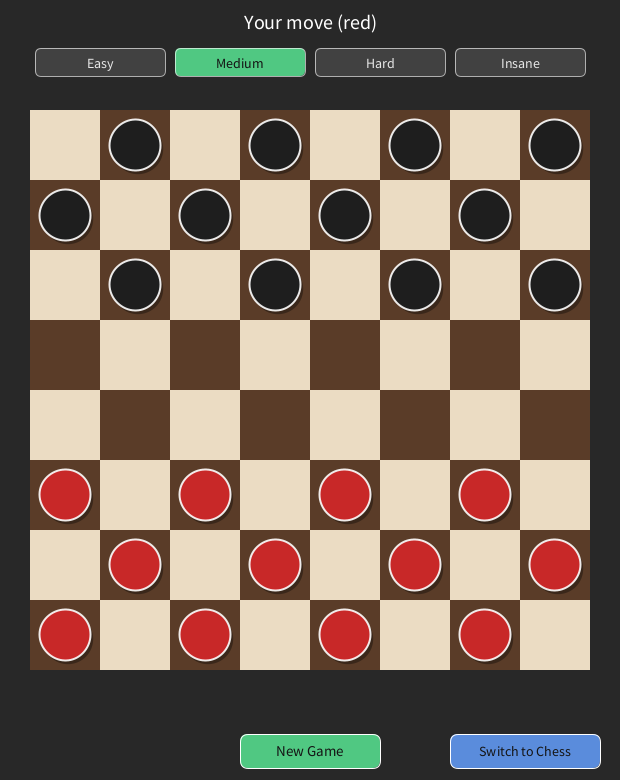
Frame 1 (no input)
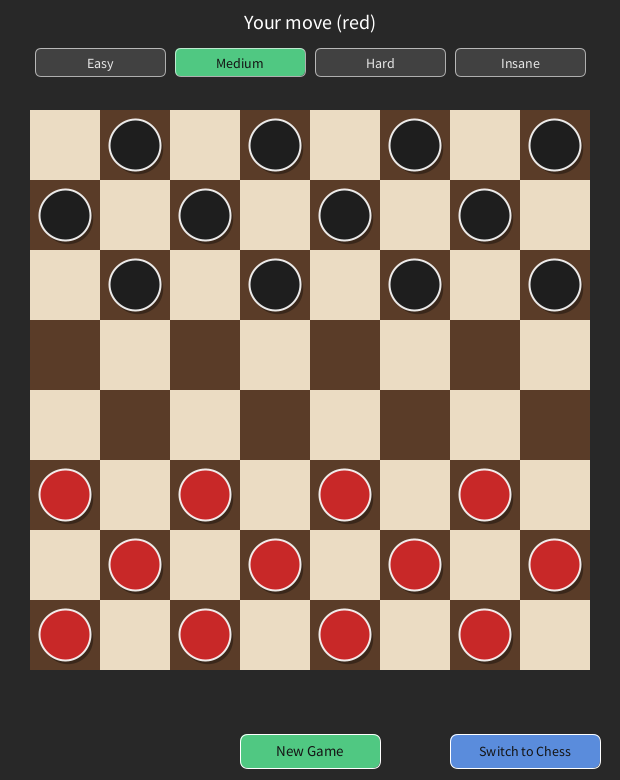
Frame 60 (the mouse pressed at the canvas centre just before this capture)
Frame 120 (the mouse held since frame 60 and released just before this capture): identical to frame 60, image omitted

The Processing sketch that drew these frames (run headless with seeded random() and noise(); from frame 60 on, the mouse is pressed at the canvas centre):

// Processing sketch: Checkers_vs_AI
// ── Checkers_vs_AI.pde
// =========================================================================
// CHECKERS vs AI
// You play RED (moves upward), the computer plays BLACK (moves downward).
// Diagonal moves, multi-jumps, kings. Captures are OPTIONAL (not forced) -
// you can always choose a plain step instead of an available jump.
// AI: minimax search with alpha-beta pruning. AI pauses 2 seconds before
// moving, the same on every difficulty. Difficulty buttons (Easy/Medium/
// Hard/Insane) control search depth; Easy also has a chance to play a
// deliberately weaker move. On top of that, every difficulty has a 1-in-25
// chance per move of deliberately playing into its worst available spot,
// so even Hard/Insane occasionally blunder. Pieces slide smoothly to their destination,
// hop by hop on multi-jumps, instead of jumping there instantly.
// =========================================================================

final int EMPTY = 0, RED = 1, RED_KING = 2, BLACK = 3, BLACK_KING = 4;
final int SIZE = 8;
final int CELL = 70;
final int OFFX = 30, OFFY = 110;
final int AI_DELAY_MS = 2000; // flat artificial "thinking" pause, same on every difficulty

final int[] DEPTHS       = {2, 6, 8, 10};
final float[] RANDOMNESS = {0.45f, 0f, 0f, 0f};
final float BLUNDER_CHANCE = 1.0f / 25.0f;
final String[] DIFF_NAMES = {"Easy", "Medium", "Hard", "Insane"};
int difficulty = 1;

final int ANIM_STEP_MS = 220;
boolean animating = false;
Move animMove = null;
boolean animIsRedMove = false;
int animIndex = 0;
int animStepStart = 0;
int animPieceType = 0;

int[][] board = new int[SIZE][SIZE];
boolean redTurn = true;
boolean gameOver = false;
String statusMsg = "";
boolean aiPending = false;
int aiPendingStart = -1;

int selR = -1, selC = -1;
ArrayList<Move> selectedMoves = new ArrayList<Move>();

class Move {
  ArrayList<int[]> path = new ArrayList<int[]>();
  ArrayList<int[]> captured = new ArrayList<int[]>();
}

void setup() {
  size(620, 780);
  surface.setTitle("Checkers vs AI");
  initBoard();
}

void initBoard() {
  for (int r = 0; r < SIZE; r++)
    for (int c = 0; c < SIZE; c++)
      board[r][c] = EMPTY;

  for (int r = 0; r < SIZE; r++) {
    for (int c = 0; c < SIZE; c++) {
      if ((r + c) % 2 == 1) {
        if (r < 3) board[r][c] = BLACK;
        else if (r > 4) board[r][c] = RED;
      }
    }
  }
  redTurn = true;
  gameOver = false;
  aiPending = false;
  selR = -1; selC = -1;
  selectedMoves.clear();
  statusMsg = "Your move (red)";
}

void draw() {
  if (chessMode) updateCAnimation(); else updateAnimation();

  background(40);
  drawBoard();
  if (chessMode) {
    drawCPieces();
    drawCAnimPiece();
    drawCHighlights();
  } else {
    drawPieces();
    drawAnimPiece();
    drawHighlights();
  }
  drawUI();

  if (chessMode) {
    if (!cAnimating && cAiPending && millis() - cAiPendingStart >= AI_DELAY_MS) {
      cAiPending = false;
      performCAIMove();
    }
  } else {
    if (!animating && aiPending && millis() - aiPendingStart >= AI_DELAY_MS) {
      aiPending = false;
      performAIMove();
    }
  }
}

void drawBoard() {
  for (int r = 0; r < SIZE; r++) {
    for (int c = 0; c < SIZE; c++) {
      fill((r + c) % 2 == 0 ? color(235, 220, 195) : color(90, 60, 40));
      noStroke();
      rect(OFFX + c * CELL, OFFY + r * CELL, CELL, CELL);
    }
  }
}

void drawPieces() {
  for (int r = 0; r < SIZE; r++) {
    for (int c = 0; c < SIZE; c++) {
      int p = board[r][c];
      if (p == EMPTY) continue;
      if (isHiddenDuringAnim(r, c)) continue;
      float cx = OFFX + c * CELL + CELL / 2.0f;
      float cy = OFFY + r * CELL + CELL / 2.0f;
      float d = CELL * 0.72f;

      noStroke();
      fill(0, 90);
      ellipse(cx + 3, cy + 4, d, d);

      fill(isRed(p) ? color(200, 40, 40) : color(30, 30, 30));
      stroke(255, 230);
      strokeWeight(2);
      ellipse(cx, cy, d, d);

      if (isKing(p)) {
        fill(255, 210, 60);
        textAlign(CENTER, CENTER);
        textSize(20);
        noStroke();
        text("K", cx, cy);
      }
    }
  }
}

void drawHighlights() {
  if (selR != -1) {
    noFill();
    stroke(80, 220, 255);
    strokeWeight(3);
    rect(OFFX + selC * CELL, OFFY + selR * CELL, CELL, CELL);

    noStroke();
    fill(80, 220, 255, 150);
    for (Move m : selectedMoves) {
      int[] to = m.path.get(m.path.size() - 1);
      ellipse(OFFX + to[1] * CELL + CELL / 2.0f, OFFY + to[0] * CELL + CELL / 2.0f, 18, 18);
    }
  }
}

void drawUI() {
  fill(255);
  textAlign(CENTER, CENTER);
  textSize(20);
  text(chessMode ? cStatusMsg : statusMsg, width / 2, 22);

  drawDifficultyButtons();

  fill(80, 200, 130);
  stroke(255);
  strokeWeight(1);
  rect(width / 2 - 70, height - 46, 140, 34, 8);
  fill(20);
  noStroke();
  textSize(15);
  text("New Game", width / 2, height - 29);

  fill(90, 140, 220);
  stroke(255);
  strokeWeight(1);
  rect(width - 170, height - 46, 150, 34, 8);
  fill(20);
  noStroke();
  textSize(14);
  text(chessMode ? "Switch to Checkers" : "Switch to Chess", width - 95, height - 29);
}

float diffBtnX(int i) { return 35 + i * 140; }

void drawDifficultyButtons() {
  for (int i = 0; i < 4; i++) {
    boolean active = (i == difficulty);
    boolean hov = hit(diffBtnX(i), 48, 130, 28);
    fill(active ? color(80, 200, 130) : (hov ? color(90) : color(65)));
    stroke(255, 160);
    strokeWeight(1);
    rect(diffBtnX(i), 48, 130, 28, 6);
    fill(active ? 20 : 230);
    noStroke();
    textAlign(CENTER, CENTER);
    textSize(14);
    text(DIFF_NAMES[i], diffBtnX(i) + 65, 63);
  }
}

void startAnimation(Move m, boolean wasRedMove) {
  animMove = m;
  animIsRedMove = wasRedMove;
  animIndex = 0;
  animStepStart = millis();
  int[] src = m.path.get(0);
  animPieceType = board[src[0]][src[1]];
  animating = true;
}

void updateAnimation() {
  if (!animating) return;
  float t = (millis() - animStepStart) / (float) ANIM_STEP_MS;
  if (t >= 1) {
    animIndex++;
    if (animIndex >= animMove.path.size() - 1) {
      finishAnimatedMove();
    } else {
      animStepStart = millis();
    }
  }
}

void drawAnimPiece() {
  if (!animating) return;
  int[] from = animMove.path.get(animIndex);
  int[] to = animMove.path.get(animIndex + 1);
  float t = constrain((millis() - animStepStart) / (float) ANIM_STEP_MS, 0, 1);
  float te = t * t * (3 - 2 * t);

  float cx = lerp(OFFX + from[1] * CELL + CELL / 2.0f, OFFX + to[1] * CELL + CELL / 2.0f, te);
  float cy = lerp(OFFY + from[0] * CELL + CELL / 2.0f, OFFY + to[0] * CELL + CELL / 2.0f, te);
  float d = CELL * 0.72f;

  noStroke();
  fill(0, 90);
  ellipse(cx + 3, cy + 4, d, d);

  fill(isRed(animPieceType) ? color(200, 40, 40) : color(30, 30, 30));
  stroke(255, 230);
  strokeWeight(2);
  ellipse(cx, cy, d, d);

  if (isKing(animPieceType)) {
    fill(255, 210, 60);
    textAlign(CENTER, CENTER);
    textSize(20);
    noStroke();
    text("K", cx, cy);
  }
}

boolean isHiddenDuringAnim(int r, int c) {
  if (!animating) return false;
  int[] src = animMove.path.get(0);
  if (r == src[0] && c == src[1]) return true;
  for (int i = 0; i <= animIndex && i < animMove.captured.size(); i++) {
    int[] cap = animMove.captured.get(i);
    if (r == cap[0] && c == cap[1]) return true;
  }
  return false;
}

void finishAnimatedMove() {
  board = applyMove(board, animMove);
  boolean wasRed = animIsRedMove;
  animating = false;
  animMove = null;

  if (wasRed) {
    ArrayList<Move> blackMoves = getAllMoves(board, false);
    if (blackMoves.isEmpty()) {
      gameOver = true;
      statusMsg = "You win! AI has no moves left.";
    } else {
      redTurn = false;
      aiPending = true;
      aiPendingStart = millis();
      statusMsg = "AI is thinking...";
    }
  } else {
    redTurn = true;
    ArrayList<Move> redMoves = getAllMoves(board, true);
    if (redMoves.isEmpty()) {
      gameOver = true;
      statusMsg = "AI wins! You have no moves left.";
    } else {
      statusMsg = "Your move (red)";
    }
  }
}

boolean isRed(int p)   { return p == RED || p == RED_KING; }
boolean isBlack(int p) { return p == BLACK || p == BLACK_KING; }
boolean isKing(int p)  { return p == RED_KING || p == BLACK_KING; }
boolean inBounds(int r, int c) { return r >= 0 && r < SIZE && c >= 0 && c < SIZE; }

int[][] jumpDirs(int piece) {
  if (piece == RED_KING || piece == BLACK_KING)
    return new int[][]{{-1,-1},{-1,1},{1,-1},{1,1}};
  if (piece == RED)
    return new int[][]{{-1,-1},{-1,1}};
  return new int[][]{{1,-1},{1,1}};
}

int[][] copyBoard(int[][] b) {
  int[][] nb = new int[SIZE][SIZE];
  for (int r = 0; r < SIZE; r++) nb[r] = b[r].clone();
  return nb;
}

ArrayList<Move> getAllMoves(int[][] b, boolean redSide) {
  ArrayList<Move> moves = new ArrayList<Move>();

  for (int r = 0; r < SIZE; r++) {
    for (int c = 0; c < SIZE; c++) {
      int p = b[r][c];
      if (p == EMPTY) continue;
      if (redSide && !isRed(p)) continue;
      if (!redSide && !isBlack(p)) continue;
      ArrayList<int[]> path = new ArrayList<int[]>();
      path.add(new int[]{r, c});
      findCaptures(b, r, c, path, new ArrayList<int[]>(), moves, redSide);
    }
  }

  for (int r = 0; r < SIZE; r++) {
    for (int c = 0; c < SIZE; c++) {
      int p = b[r][c];
      if (p == EMPTY) continue;
      if (redSide && !isRed(p)) continue;
      if (!redSide && !isBlack(p)) continue;
      for (int[] d : jumpDirs(p)) {
        int lr = r + d[0], lc = c + d[1];
        if (inBounds(lr, lc) && b[lr][lc] == EMPTY) {
          Move m = new Move();
          m.path.add(new int[]{r, c});
          m.path.add(new int[]{lr, lc});
          moves.add(m);
        }
      }
    }
  }
  return moves;
}

void findCaptures(int[][] b, int r, int c, ArrayList<int[]> path, ArrayList<int[]> captured, ArrayList<Move> results, boolean redSide) {
  int piece = b[r][c];
  boolean found = false;

  for (int[] d : jumpDirs(piece)) {
    int mr = r + d[0], mc = c + d[1];
    int lr = r + d[0] * 2, lc = c + d[1] * 2;
    if (!inBounds(lr, lc) || !inBounds(mr, mc)) continue;
    if (b[lr][lc] != EMPTY) continue;
    int mid = b[mr][mc];
    if (mid == EMPTY) continue;
    if (redSide && isRed(mid)) continue;
    if (!redSide && isBlack(mid)) continue;

    int[][] nb = copyBoard(b);
    nb[r][c] = EMPTY;
    nb[mr][mc] = EMPTY;
    int newPiece = piece;
    if (piece == RED && lr == 0) newPiece = RED_KING;
    if (piece == BLACK && lr == SIZE - 1) newPiece = BLACK_KING;
    nb[lr][lc] = newPiece;

    ArrayList<int[]> newPath = new ArrayList<int[]>(path);
    newPath.add(new int[]{lr, lc});
    ArrayList<int[]> newCaptured = new ArrayList<int[]>(captured);
    newCaptured.add(new int[]{mr, mc});

    found = true;
    findCaptures(nb, lr, lc, newPath, newCaptured, results, redSide);
  }

  if (!found && captured.size() > 0) {
    Move m = new Move();
    m.path = path;
    m.captured = captured;
    results.add(m);
  }
}

int[][] applyMove(int[][] b, Move m) {
  int[][] nb = copyBoard(b);
  int[] from = m.path.get(0);
  int[] to = m.path.get(m.path.size() - 1);
  int piece = nb[from[0]][from[1]];
  nb[from[0]][from[1]] = EMPTY;
  for (int[] cap : m.captured) nb[cap[0]][cap[1]] = EMPTY;
  if (piece == RED && to[0] == 0) piece = RED_KING;
  if (piece == BLACK && to[0] == SIZE - 1) piece = BLACK_KING;
  nb[to[0]][to[1]] = piece;
  return nb;
}

float evaluate(int[][] b) {
  float score = 0;
  for (int r = 0; r < SIZE; r++) {
    for (int c = 0; c < SIZE; c++) {
      int p = b[r][c];
      if (p == RED)        score -= 1.0f + 0.02f * (SIZE - 1 - r);
      else if (p == RED_KING)   score -= 1.6f;
      else if (p == BLACK)      score += 1.0f + 0.02f * r;
      else if (p == BLACK_KING) score += 1.6f;
    }
  }
  return score;
}

float minimax(int[][] b, int depth, float alpha, float beta, boolean blackToMove) {
  ArrayList<Move> moves = getAllMoves(b, !blackToMove);
  if (moves.isEmpty()) return blackToMove ? -1000 : 1000;
  if (depth == 0) return evaluate(b);

  if (blackToMove) {
    float best = -Float.MAX_VALUE;
    for (Move m : moves) {
      float score = minimax(applyMove(b, m), depth - 1, alpha, beta, false);
      best = max(best, score);
      alpha = max(alpha, best);
      if (beta <= alpha) break;
    }
    return best;
  } else {
    float best = Float.MAX_VALUE;
    for (Move m : moves) {
      float score = minimax(applyMove(b, m), depth - 1, alpha, beta, true);
      best = min(best, score);
      beta = min(beta, best);
      if (beta <= alpha) break;
    }
    return best;
  }
}

void performAIMove() {
  ArrayList<Move> moves = getAllMoves(board, false);
  if (moves.isEmpty()) {
    gameOver = true;
    statusMsg = "You win! AI has no moves left.";
    return;
  }

  int depth = DEPTHS[difficulty];
  float bestScore = -Float.MAX_VALUE;
  float worstScore = Float.MAX_VALUE;
  Move bestMove = moves.get(0);
  Move worstMove = moves.get(0);
  for (Move m : moves) {
    float score = minimax(applyMove(board, m), depth - 1, -Float.MAX_VALUE, Float.MAX_VALUE, false);
    if (score > bestScore) {
      bestScore = score;
      bestMove = m;
    }
    if (score < worstScore) {
      worstScore = score;
      worstMove = m;
    }
  }

  Move chosenMove = bestMove;

  if (random(1) < RANDOMNESS[difficulty]) {
    chosenMove = moves.get(int(random(moves.size())));
  }
  else if (random(1) < BLUNDER_CHANCE) {
    chosenMove = worstMove;
  }

  startAnimation(chosenMove, false);
}

void mousePressed() {
  for (int i = 0; i < 4; i++) {
    if (hit(diffBtnX(i), 48, 130, 28)) {
      difficulty = i;
      return;
    }
  }

  if (hit(width - 170, height - 46, 150, 34)) {
    toggleMode();
    return;
  }

  if (chessMode) {
    if (cAnimating) return;
    if (hit(width / 2 - 70, height - 46, 140, 34)) {
      initChessBoard();
      return;
    }
    if (cGameOver || !whiteTurn || cAiPending) return;

    int ccol = (mouseX - OFFX) / CELL;
    int crow = (mouseY - OFFY) / CELL;
    if (!inBounds(crow, ccol)) return;
    handleChessClick(crow, ccol);
    return;
  }

  if (animating) return;

  if (hit(width / 2 - 70, height - 46, 140, 34)) {
    initBoard();
    return;
  }
  if (gameOver || !redTurn || aiPending) return;

  int col = (mouseX - OFFX) / CELL;
  int row = (mouseY - OFFY) / CELL;
  if (!inBounds(row, col)) return;

  if (selR == -1) {
    ArrayList<Move> allRed = getAllMoves(board, true);
    ArrayList<Move> forThis = new ArrayList<Move>();
    for (Move m : allRed) {
      int[] from = m.path.get(0);
      if (from[0] == row && from[1] == col) forThis.add(m);
    }
    if (!forThis.isEmpty()) {
      selR = row; selC = col;
      selectedMoves = forThis;
    }
  } else {
    if (row == selR && col == selC) {
      selR = -1; selectedMoves.clear();
      return;
    }
    Move chosen = null;
    for (Move m : selectedMoves) {
      int[] to = m.path.get(m.path.size() - 1);
      if (to[0] == row && to[1] == col) { chosen = m; break; }
    }
    if (chosen != null) {
      selR = -1; selectedMoves.clear();
      startAnimation(chosen, true);
    } else if (isRed(board[row][col])) {
      ArrayList<Move> allRed = getAllMoves(board, true);
      ArrayList<Move> forThis = new ArrayList<Move>();
      for (Move m : allRed) {
        int[] from = m.path.get(0);
        if (from[0] == row && from[1] == col) forThis.add(m);
      }
      if (!forThis.isEmpty()) {
        selR = row; selC = col;
        selectedMoves = forThis;
      }
    }
  }
}

boolean hit(float x, float y, float w, float h) {
  return mouseX >= x && mouseX <= x + w && mouseY >= y && mouseY <= y + h;
}

// =========================================================================
// CHESS MODE
// =========================================================================
final int PAWN = 1, KNIGHT = 2, BISHOP = 3, ROOK = 4, QUEEN = 5, KING = 6;
final int[] CHESS_DEPTHS = {1, 2, 3, 4};

boolean chessMode = false;

int[][] cboard = new int[SIZE][SIZE];
boolean whiteTurn = true;
boolean cGameOver = false;
String cStatusMsg = "";
boolean cAiPending = false;
int cAiPendingStart = -1;

boolean wKingMoved = false, bKingMoved = false;
boolean wRookAMoved = false, wRookHMoved = false, bRookAMoved = false, bRookHMoved = false;
int epTargetR = -1, epTargetC = -1, epPawnR = -1, epPawnC = -1;

int cSelR = -1, cSelC = -1;
ArrayList<CMove> cSelMoves = new ArrayList<CMove>();

boolean cAnimating = false;
CMove cAnimMove = null;
boolean cAnimWasWhite = false;
int cAnimStepStart = 0;
int cAnimPieceType = 0;
final int CANIM_MS = 260;

class CMove {
  int fr, fc, tr, tc;
  boolean castleK = false, castleQ = false, enPassant = false;
  int epCapR = -1, epCapC = -1;
}

void initChessBoard() {
  for (int r = 0; r < SIZE; r++) for (int c = 0; c < SIZE; c++) cboard[r][c] = 0;
  int[] order = {ROOK, KNIGHT, BISHOP, QUEEN, KING, BISHOP, KNIGHT, ROOK};
  for (int c = 0; c < 8; c++) {
    cboard[0][c] = -order[c];
    cboard[1][c] = -PAWN;
    cboard[6][c] = PAWN;
    cboard[7][c] = order[c];
  }
  whiteTurn = true;
  cGameOver = false;
  cAiPending = false;
  cAnimating = false;
  cSelR = -1; cSelC = -1; cSelMoves.clear();
  wKingMoved = false; bKingMoved = false;
  wRookAMoved = false; wRookHMoved = false; bRookAMoved = false; bRookHMoved = false;
  epTargetR = -1; epTargetC = -1; epPawnR = -1; epPawnC = -1;
  cStatusMsg = "Your move (white)";
}

void toggleMode() {
  chessMode = !chessMode;
  if (chessMode) {
    initChessBoard();
    surface.setTitle("Chess vs AI");
  } else {
    initBoard();
    surface.setTitle("Checkers vs AI");
  }
}

boolean cWhite(int p) { return p > 0; }
int cType(int p) { return abs(p); }

CMove cm(int fr, int fc, int tr, int tc) {
  CMove m = new CMove();
  m.fr = fr; m.fc = fc; m.tr = tr; m.tc = tc;
  return m;
}

ArrayList<CMove> genBasicMoves(int[][] b, int r, int c) {
  ArrayList<CMove> out = new ArrayList<CMove>();
  int p = b[r][c];
  if (p == 0) return out;
  boolean white = cWhite(p);
  int type = cType(p);

  if (type == PAWN) {
    int dir = white ? -1 : 1;
    int startRow = white ? 6 : 1;
    if (inBounds(r + dir, c) && b[r + dir][c] == 0) {
      out.add(cm(r, c, r + dir, c));
      if (r == startRow && b[r + 2 * dir][c] == 0) out.add(cm(r, c, r + 2 * dir, c));
    }
    for (int dc = -1; dc <= 1; dc += 2) {
      int nr = r + dir, nc = c + dc;
      if (inBounds(nr, nc) && b[nr][nc] != 0 && cWhite(b[nr][nc]) != white) out.add(cm(r, c, nr, nc));
    }
  } else if (type == KNIGHT) {
    int[][] offs = {{-2,-1},{-2,1},{-1,-2},{-1,2},{1,-2},{1,2},{2,-1},{2,1}};
    for (int[] o : offs) {
      int nr = r + o[0], nc = c + o[1];
      if (inBounds(nr, nc) && (b[nr][nc] == 0 || cWhite(b[nr][nc]) != white)) out.add(cm(r, c, nr, nc));
    }
  } else if (type == KING) {
    for (int dr = -1; dr <= 1; dr++) for (int dc = -1; dc <= 1; dc++) {
      if (dr == 0 && dc == 0) continue;
      int nr = r + dr, nc = c + dc;
      if (inBounds(nr, nc) && (b[nr][nc] == 0 || cWhite(b[nr][nc]) != white)) out.add(cm(r, c, nr, nc));
    }
  } else {
    int[][] dirs;
    if (type == BISHOP) dirs = new int[][]{{-1,-1},{-1,1},{1,-1},{1,1}};
    else if (type == ROOK) dirs = new int[][]{{-1,0},{1,0},{0,-1},{0,1}};
    else dirs = new int[][]{{-1,-1},{-1,1},{1,-1},{1,1},{-1,0},{1,0},{0,-1},{0,1}};
    for (int[] d : dirs) {
      int nr = r + d[0], nc = c + d[1];
      while (inBounds(nr, nc)) {
        if (b[nr][nc] == 0) {
          out.add(cm(r, c, nr, nc));
        } else {
          if (cWhite(b[nr][nc]) != white) out.add(cm(r, c, nr, nc));
          break;
        }
        nr += d[0]; nc += d[1];
      }
    }
  }
  return out;
}

ArrayList<CMove> genSimpleMoves(int[][] b, boolean white) {
  ArrayList<CMove> out = new ArrayList<CMove>();
  for (int r = 0; r < SIZE; r++) for (int c = 0; c < SIZE; c++) {
    int p = b[r][c];
    if (p == 0 || cWhite(p) != white) continue;
    out.addAll(genBasicMoves(b, r, c));
  }
  return out;
}

boolean isSquareAttacked(int[][] b, int r, int c, boolean byWhite) {
  for (int r2 = 0; r2 < SIZE; r2++) for (int c2 = 0; c2 < SIZE; c2++) {
    int p = b[r2][c2];
    if (p == 0 || cWhite(p) != byWhite) continue;
    int type = cType(p);
    if (type == PAWN) {
      int dir = byWhite ? -1 : 1;
      if (r2 + dir == r && abs(c2 - c) == 1) return true;
    } else {
      for (CMove m : genBasicMoves(b, r2, c2)) if (m.tr == r && m.tc == c) return true;
    }
  }
  return false;
}

int[] findKing(int[][] b, boolean white) {
  for (int r = 0; r < SIZE; r++) for (int c = 0; c < SIZE; c++)
    if (b[r][c] == (white ? KING : -KING)) return new int[]{r, c};
  return new int[]{-1, -1};
}

ArrayList<CMove> getLegalChessMoves(boolean white) {
  ArrayList<CMove> raw = new ArrayList<CMove>();
  for (int r = 0; r < SIZE; r++) for (int c = 0; c < SIZE; c++) {
    int p = cboard[r][c];
    if (p == 0 || cWhite(p) != white) continue;
    raw.addAll(genBasicMoves(cboard, r, c));
  }

  if (epTargetR != -1) {
    int row = white ? 3 : 4;
    if (epPawnR == row) {
      for (int dc = -1; dc <= 1; dc += 2) {
        int c = epPawnC + dc;
        if (inBounds(row, c) && cboard[row][c] == (white ? PAWN : -PAWN)) {
          CMove m = cm(row, c, epTargetR, epTargetC);
          m.enPassant = true; m.epCapR = epPawnR; m.epCapC = epPawnC;
          raw.add(m);
        }
      }
    }
  }

  int homeRow = white ? 7 : 0;
  boolean kingMoved = white ? wKingMoved : bKingMoved;
  boolean rookAMoved = white ? wRookAMoved : bRookAMoved;
  boolean rookHMoved = white ? wRookHMoved : bRookHMoved;
  if (!kingMoved && cboard[homeRow][4] == (white ? KING : -KING) && !isSquareAttacked(cboard, homeRow, 4, !white)) {
    if (!rookHMoved && cboard[homeRow][7] == (white ? ROOK : -ROOK) && cboard[homeRow][5] == 0 && cboard[homeRow][6] == 0
        && !isSquareAttacked(cboard, homeRow, 5, !white) && !isSquareAttacked(cboard, homeRow, 6, !white)) {
      CMove m = cm(homeRow, 4, homeRow, 6); m.castleK = true; raw.add(m);
    }
    if (!rookAMoved && cboard[homeRow][0] == (white ? ROOK : -ROOK) && cboard[homeRow][1] == 0 && cboard[homeRow][2] == 0 && cboard[homeRow][3] == 0
        && !isSquareAttacked(cboard, homeRow, 3, !white) && !isSquareAttacked(cboard, homeRow, 2, !white)) {
      CMove m = cm(homeRow, 4, homeRow, 2); m.castleQ = true; raw.add(m);
    }
  }

  ArrayList<CMove> legal = new ArrayList<CMove>();
  for (CMove m : raw) {
    int[][] sim = copyBoard(cboard);
    simApplyCMove(sim, m);
    int[] k = findKing(sim, white);
    if (!isSquareAttacked(sim, k[0], k[1], !white)) legal.add(m);
  }
  return legal;
}

void simApplyCMove(int[][] b, CMove m) {
  int piece = b[m.fr][m.fc];
  b[m.fr][m.fc] = 0;
  if (m.enPassant) b[m.epCapR][m.epCapC] = 0;
  if (m.castleK) { b[m.fr][5] = b[m.fr][7]; b[m.fr][7] = 0; }
  if (m.castleQ) { b[m.fr][3] = b[m.fr][0]; b[m.fr][0] = 0; }
  if (cType(piece) == PAWN && (m.tr == 0 || m.tr == 7)) piece = cWhite(piece) ? QUEEN : -QUEEN;
  b[m.tr][m.tc] = piece;
}

void applyCMoveReal(CMove m) {
  int piece = cboard[m.fr][m.fc];
  boolean wasDoublePawn = cType(piece) == PAWN && abs(m.tr - m.fr) == 2;

  simApplyCMove(cboard, m);

  if (cType(piece) == KING) { if (cWhite(piece)) wKingMoved = true; else bKingMoved = true; }
  if (cType(piece) == ROOK) {
    if (m.fr == 7 && m.fc == 0) wRookAMoved = true;
    if (m.fr == 7 && m.fc == 7) wRookHMoved = true;
    if (m.fr == 0 && m.fc == 0) bRookAMoved = true;
    if (m.fr == 0 && m.fc == 7) bRookHMoved = true;
  }

  if (wasDoublePawn) {
    epTargetR = (m.fr + m.tr) / 2;
    epTargetC = m.fc;
    epPawnR = m.tr;
    epPawnC = m.fc;
  } else {
    epTargetR = -1; epTargetC = -1; epPawnR = -1; epPawnC = -1;
  }
}

float cEvaluate(int[][] b) {
  float score = 0;
  for (int r = 0; r < SIZE; r++) for (int c = 0; c < SIZE; c++) {
    int p = b[r][c];
    if (p == 0) continue;
    int t = cType(p);
    float v;
    if (t == PAWN) v = 1;
    else if (t == KNIGHT) v = 3;
    else if (t == BISHOP) v = 3.1f;
    else if (t == ROOK) v = 5;
    else if (t == QUEEN) v = 9;
    else v = 1000;
    score += cWhite(p) ? -v : v;
  }
  return score;
}

float cMinimax(int[][] b, int depth, float alpha, float beta, boolean whiteToMove) {
  if (depth == 0) return cEvaluate(b);
  ArrayList<CMove> moves = genSimpleMoves(b, whiteToMove);
  if (moves.isEmpty()) return cEvaluate(b);

  if (!whiteToMove) {
    float best = -Float.MAX_VALUE;
    for (CMove m : moves) {
      int[][] nb = copyBoard(b);
      simApplyCMove(nb, m);
      float score = cMinimax(nb, depth - 1, alpha, beta, true);
      best = max(best, score);
      alpha = max(alpha, best);
      if (beta <= alpha) break;
    }
    return best;
  } else {
    float best = Float.MAX_VALUE;
    for (CMove m : moves) {
      int[][] nb = copyBoard(b);
      simApplyCMove(nb, m);
      float score = cMinimax(nb, depth - 1, alpha, beta, false);
      best = min(best, score);
      beta = min(beta, best);
      if (beta <= alpha) break;
    }
    return best;
  }
}

void performCAIMove() {
  ArrayList<CMove> moves = getLegalChessMoves(false);
  if (moves.isEmpty()) {
    cGameOver = true;
    int[] k = findKing(cboard, false);
    cStatusMsg = isSquareAttacked(cboard, k[0], k[1], true) ? "Checkmate! You win." : "Stalemate - it's a draw.";
    return;
  }

  int depth = CHESS_DEPTHS[difficulty];
  float bestScore = -Float.MAX_VALUE, worstScore = Float.MAX_VALUE;
  CMove bestMove = moves.get(0), worstMove = moves.get(0);
  for (CMove m : moves) {
    int[][] nb = copyBoard(cboard);
    simApplyCMove(nb, m);
    float score = cMinimax(nb, depth - 1, -Float.MAX_VALUE, Float.MAX_VALUE, true);
    if (score > bestScore) { bestScore = score; bestMove = m; }
    if (score < worstScore) { worstScore = score; worstMove = m; }
  }

  CMove chosen = bestMove;
  if (random(1) < RANDOMNESS[difficulty]) chosen = moves.get(int(random(moves.size())));
  else if (random(1) < BLUNDER_CHANCE) chosen = worstMove;

  startCAnimation(chosen, false);
}

void startCAnimation(CMove m, boolean wasWhite) {
  cAnimMove = m;
  cAnimWasWhite = wasWhite;
  cAnimStepStart = millis();
  cAnimPieceType = cboard[m.fr][m.fc];
  cAnimating = true;
}

void updateCAnimation() {
  if (!cAnimating) return;
  if (millis() - cAnimStepStart >= CANIM_MS) finishCAnimatedMove();
}

void finishCAnimatedMove() {
  applyCMoveReal(cAnimMove);
  boolean wasWhite = cAnimWasWhite;
  cAnimating = false;
  cAnimMove = null;

  boolean nextWhite = !wasWhite;
  ArrayList<CMove> nextMoves = getLegalChessMoves(nextWhite);
  int[] k = findKing(cboard, nextWhite);
  boolean inCheck = isSquareAttacked(cboard, k[0], k[1], !nextWhite);

  if (nextMoves.isEmpty()) {
    cGameOver = true;
    if (inCheck) cStatusMsg = nextWhite ? "Checkmate! AI wins." : "Checkmate! You win.";
    else cStatusMsg = "Stalemate - it's a draw.";
    return;
  }

  whiteTurn = nextWhite;
  if (nextWhite) {
    cStatusMsg = inCheck ? "Check! Your move (white)" : "Your move (white)";
  } else {
    cStatusMsg = inCheck ? "Check! AI is thinking..." : "AI is thinking...";
    cAiPending = true;
    cAiPendingStart = millis();
  }
}

void drawCAnimPiece() {
  if (!cAnimating) return;
  float t = constrain((millis() - cAnimStepStart) / (float) CANIM_MS, 0, 1);
  float te = t * t * (3 - 2 * t);
  float cx = lerp(OFFX + cAnimMove.fc * CELL + CELL / 2.0f, OFFX + cAnimMove.tc * CELL + CELL / 2.0f, te);
  float cy = lerp(OFFY + cAnimMove.fr * CELL + CELL / 2.0f, OFFY + cAnimMove.tr * CELL + CELL / 2.0f, te);
  drawChessGlyph(cx, cy, cAnimPieceType);
}

void drawCPieces() {
  for (int r = 0; r < SIZE; r++) for (int c = 0; c < SIZE; c++) {
    int p = cboard[r][c];
    if (p == 0) continue;
    if (cAnimating && r == cAnimMove.fr && c == cAnimMove.fc) continue;
    float cx = OFFX + c * CELL + CELL / 2.0f;
    float cy = OFFY + r * CELL + CELL / 2.0f;
    drawChessGlyph(cx, cy, p);
  }
}

void drawChessGlyph(float cx, float cy, int p) {
  String[] letters = {"", "P", "N", "B", "R", "Q", "K"};
  noStroke();
  fill(0, 90);
  ellipse(cx + 3, cy + 4, CELL * 0.68f, CELL * 0.68f);
  fill(cWhite(p) ? color(240) : color(35));
  stroke(cWhite(p) ? color(90) : color(210));
  strokeWeight(2);
  ellipse(cx, cy, CELL * 0.68f, CELL * 0.68f);
  fill(cWhite(p) ? color(20) : color(235));
  noStroke();
  textAlign(CENTER, CENTER);
  textSize(22);
  text(letters[cType(p)], cx, cy);
}

void drawCHighlights() {
  if (cSelR != -1) {
    noFill();
    stroke(80, 220, 255);
    strokeWeight(3);
    rect(OFFX + cSelC * CELL, OFFY + cSelR * CELL, CELL, CELL);

    noStroke();
    fill(80, 220, 255, 150);
    for (CMove m : cSelMoves) ellipse(OFFX + m.tc * CELL + CELL / 2.0f, OFFY + m.tr * CELL + CELL / 2.0f, 18, 18);
  }
}

void handleChessClick(int row, int col) {
  if (cSelR == -1) {
    ArrayList<CMove> all = getLegalChessMoves(true);
    ArrayList<CMove> forThis = new ArrayList<CMove>();
    for (CMove m : all) if (m.fr == row && m.fc == col) forThis.add(m);
    if (!forThis.isEmpty()) { cSelR = row; cSelC = col; cSelMoves = forThis; }
  } else {
    if (row == cSelR && col == cSelC) { cSelR = -1; cSelMoves.clear(); return; }
    CMove chosen = null;
    for (CMove m : cSelMoves) if (m.tr == row && m.tc == col) { chosen = m; break; }
    if (chosen != null) {
      cSelR = -1; cSelMoves.clear();
      startCAnimation(chosen, true);
    } else if (cboard[row][col] > 0) {
      ArrayList<CMove> all = getLegalChessMoves(true);
      ArrayList<CMove> forThis = new ArrayList<CMove>();
      for (CMove m : all) if (m.fr == row && m.fc == col) forThis.add(m);
      if (!forThis.isEmpty()) { cSelR = row; cSelC = col; cSelMoves = forThis; }
    }
  }
}
